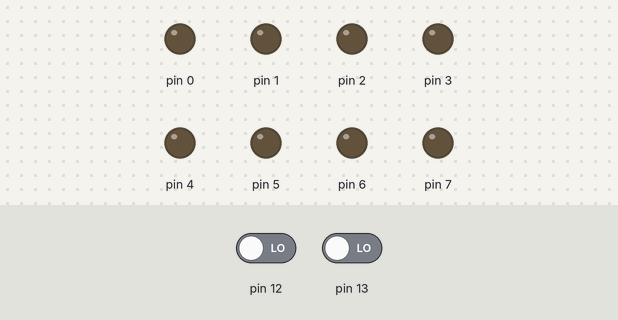
Bench run of a sketch on a simulated Arduino Uno, built with avr-gcc and run on an emulated ATmega328P. Parts: output pins drawn as LEDs (lit = HIGH). The test bench sets the inputs (shaded band); at power-on: pin 13 LOW, pin 12 LOW.

Above: at 0.8 s.
0.9 s: pin 13 driven HIGH
At 3.7 s:
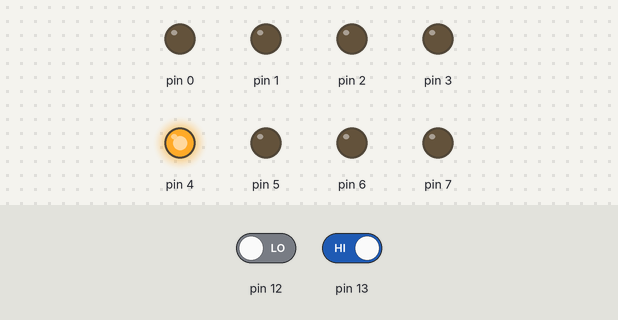
3.9 s: pin 12 driven HIGH
At 6.5 s:
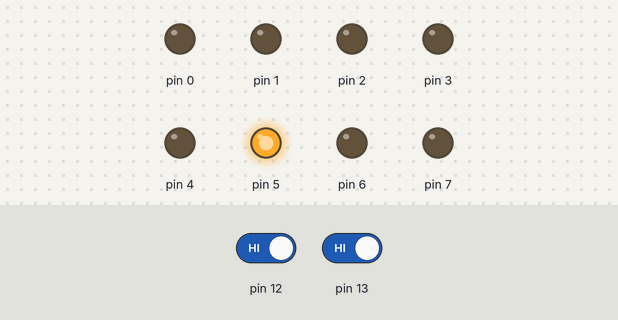
6.9 s: pin 12 driven LOW
At 13.3 s:
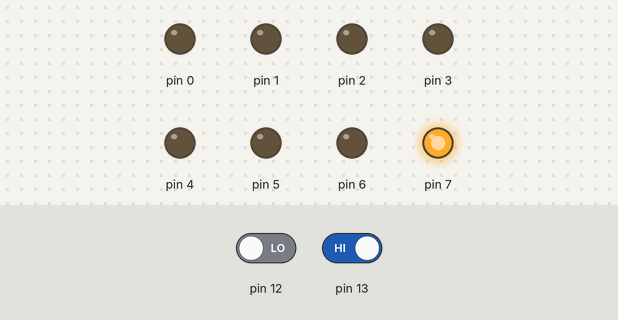
Timing chart, 0 to 18.9 s (numbered marks = the images above; inputs shaded):
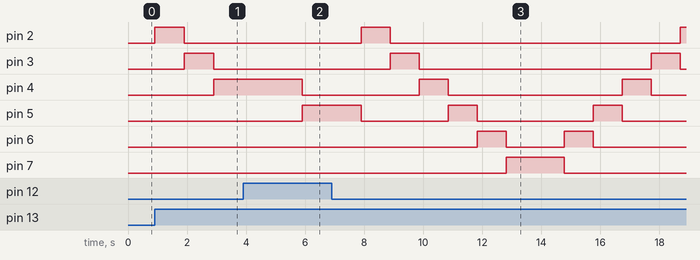

Measured:
- after the input at 0.9 s, pin 2: LOW → HIGH at once, → LOW 1.0 s later; pin 3: LOW → HIGH after 1.0 s, → LOW 1.0 s later; pin 4: LOW → HIGH after 2.0 s
- after the input at 3.9 s, pin 4: HIGH → LOW after 2.0 s instead of 0.01 s; pin 6: stays LOW (without the input it goes to HIGH after 1.0 s); pin 7: stays LOW (without the input it goes to HIGH after 2.0 s)
- after the input at 6.9 s, pin 3: alternates HIGH for 0.98 s and LOW for 7.9 s, starting after 2.0 s; pin 4: alternates HIGH for 0.98 s and LOW for 5.9 s, starting after 3.0 s; pin 6: alternates HIGH for 0.98 s and LOW for 2.0 s, starting after 4.9 s; pin 7: LOW → HIGH after 5.9 s, → LOW 2.0 s later

The sketch:

LightStoppingGame.ino
```cpp
#include <avr/io.h> // contains uint8_t and register definitions
#include <avr/delay.h>  // contains the delay function


int rest = 1000;//The Delay method needs a constant variable


//Rest Decrement
void setRest(int decrement){
  //int decrement will set the decrement factor

  if(rest<=20){
    rest=20;
  }
  else{
    rest-=20;
  }
}

/*
 * Lights are controlled by the following pins
 * PD[2-7] and PB[0]
 * The Green Light is controlled by PB[4]
 *
 * The Start Game button is controlled by PB[5]
 *
 * Skill Stop is controlled by PB[4]
 *
 * Full Stop is controlled by PB[3]
 */


//TODO: Make a method that cycles through the lights.
int cycle(int cycles){
  //We will set all the necessary pins to output
  DDRD=0b11111111;//Setting the lights to output
  DDRB=0b00000000;

  //This allow us to loop through the lights one by one in the forward direction from 0 to 1
for(int a=0;a<=cycle;a++){
  for(int i=2;i<8;i++){
    //This will go from 0 to 7
    PORTD=1<<i;
    int decision=skillStop();
    if(decision==0){
      continue;
    }
    else if(decision==1){
      //If the correct button was pressed we want to show that, decrement the rest time, and continue
      setRest(200);
      _delay_ms(2000);
      continue;
    }
    else if (decision==2){
      _delay_ms(2000);//If the wrong light was chosen, then we want to stop the
      return;
    }
    else if(cycles<=0){
      return 3;
    }
  }

  //This will loop in the reverse direction
  for(int i=7;i>=2;i--){
    // this will go from 7 to 0

    PORTD=1<<i;
     int decision=skillStop();
    if(decision==0){
      continue;
    }
    else if(decision==1){
      //If the correct button was pressed we want to show that, decrement the rest time, and continue
      setRest(80);
      _delay_ms(2000);
      continue;
    }
    else if (decision==2){
      _delay_ms(2000);//If the wrong light was chosen, then we want to stop the
      return;
    }
    else if(cycles<=0){
      return 3;
    }
  }

}
}


//TODO:Slow STOP method. This will choose a random number of lights to go down till it stops


//TODO skill stop stops the light right at the place
int skillStop(){
  //This method will stop the light in its spot
  //we want to have a while loop here to make sure the board registers inputs at any point
  bool pressed=false;//this will see if the button is pressed
  int x=0;
  while(!pressed && x<=rest){
    _delay_ms(1);
    pressed=PINB & 0b00010000;
    x++;
  }
  //This loop will break after the button has been pressed or if the rest period has expired
  if(x==0){
    //We will handle if the rest period has expired first
    //In this case we want to break
    return 0;
  }
  else if(pressed &&(PORTD & 0b00010000)){
    //Here we want to handle if the button has been pressed on the correct spot
    return 1;//We will handle this in the cycle method
  }
  else if(pressed &&!(PORTD & 0b00010000)){
    //If the button was pressed, but it was the wrong light
    return 2;
  }
//  else if((PINB & 0b0001000)){
//    //If the slow stop button is pressed, then we will slowly stop at a position
//    int numStop=10;//Try to make this random if possible, but I have it relate to the current rest
//    for(int i=0;i>=numStop;i++){
//      PORTD=1<<i;
//      _delay_ms(1000);
//    }
//    if(PORTB & 0b00010000){
//      //If you land on the correct spot
//      return 1;
//    }
//    else{
//      //Did not land on the correct spot
//      return 2;
//    }

  else{
    return 0;
  }
}


int main(){
//This is the main method
init();
bool startGame;
while(true){
  //Here we want to see if the start game button is pressed
 startGame=PINB& 0b00100000;
  if(startGame){
    cycle(100);
  }
}

cycle(100000);
  return 0;
}
```
